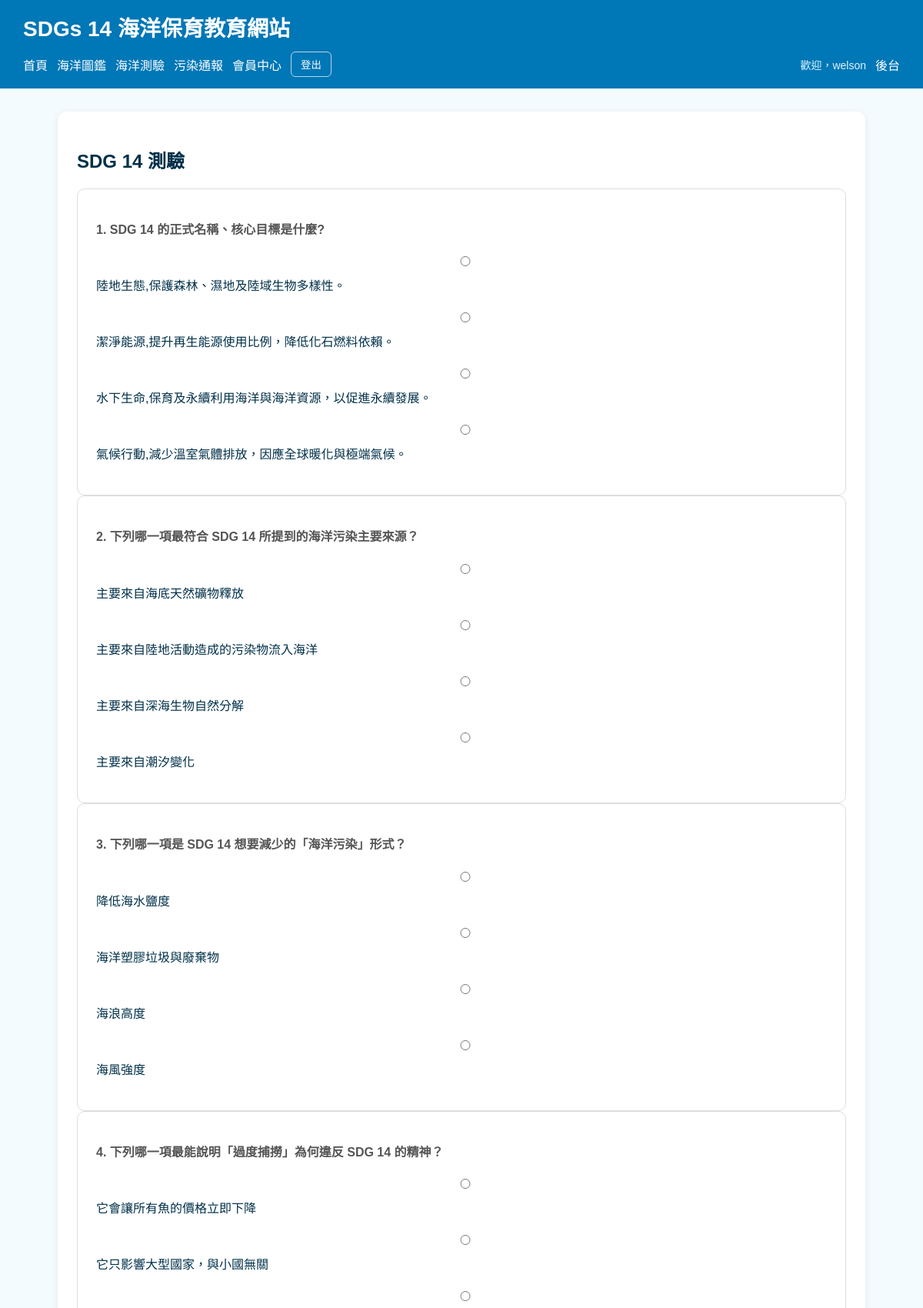
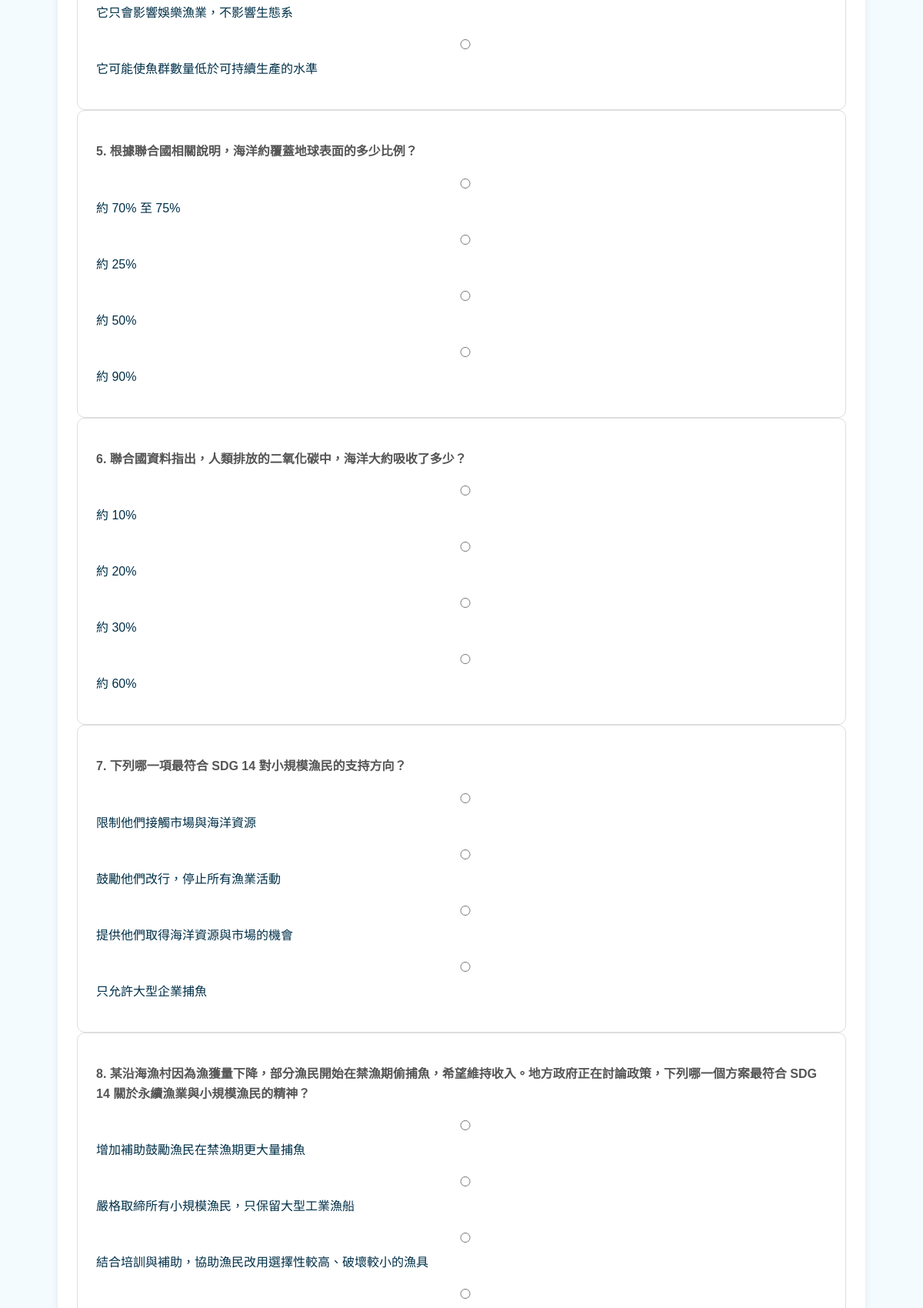
The page /quizzes/1/ (signed in, upper part) on the database its author committed (2 pictures, top to bottom).
### main/models.py (models this page shows, shortened)
class Quiz(models.Model):
    title = models.CharField(max_length=200)
    description = models.TextField(blank=True)

class Question(models.Model):
    quiz = models.ForeignKey(Quiz, on_delete=models.CASCADE, related_name='questions')
    question_text = models.CharField(max_length=255)
    option_a = models.CharField(max_length=200)
    option_b = models.CharField(max_length=200)
    option_c = models.CharField(max_length=200)
    option_d = models.CharField(max_length=200)
    correct_answer = models.CharField(
        max_length=1,
        choices=[
            ('A', 'A'),
            ('B', 'B'),
            ('C', 'C'),
            ('D', 'D'),
        ]
    )

### main/views.py (the view, shortened to what this page needs)
# urls.py: path('quizzes/<int:quiz_id>/', views.quiz_detail, name='quiz_detail'),
@login_required
def quiz_detail(request, quiz_id):
    quiz = get_object_or_404(Quiz, id=quiz_id)
    questions = quiz.questions.all()
    return render(request, 'quiz_detail.html', {
        'quiz': quiz,
        'questions': questions,
    })

### templates/quiz_detail.html (shortened to what this page needs)
{% extends 'base.html' %}
{% block content %}
<h2>{{ quiz.title }}</h2>
<form method="post">
    {% for question in questions %}
        <div class="card">
            <p><strong>{{ forloop.counter }}. {{ question.question_text }}</strong></p>
            <label><input type="radio" name="{{ question.id }}" value="A"> {{ question.option_a }}</label><br>
            <label><input type="radio" name="{{ question.id }}" value="B"> {{ question.option_b }}</label><br>
            <label><input type="radio" name="{{ question.id }}" value="C"> {{ question.option_c }}</label><br>
            <label><input type="radio" name="{{ question.id }}" value="D"> {{ question.option_d }}</label><br>
        </div>
    {% endfor %}
</form>
{% endblock %}

### templates/base.html (shortened to what this page needs)
<!DOCTYPE html>
<html lang="zh-Hant">
<head>
</head>
<body>
    <header>
        <h1>SDGs 14 海洋保育教育網站</h1>
        <nav>
            <a href="{% url 'home' %}">首頁</a>
            <a href="{% url 'article_list' %}">海洋圖鑑</a>
            <a href="{% url 'quiz_list' %}">海洋測驗</a>
            <a href="{% url 'report_pollution' %}">污染通報</a>
            {% if user.is_authenticated %}
                <a href="{% url 'profile' %}">會員中心</a>
                <form action="{% url 'logout' %}" method="post" class="logout-form">
                    <button type="submit">登出</button>
                </form>
                <span class="user-info">歡迎，{{ user.username }}</span>
            {% else %}
                <a href="{% url 'login' %}">登入</a>
                <a href="{% url 'register' %}">註冊</a>
            {% endif %}
            <a href="/admin/">後台</a>
        </nav>
    </header>
    <main>
        {% block content %}{% endblock %}
    </main>
</body>
</html>

### templates/base.html (style rules this page uses)
body { font-family: Arial, sans-serif; margin: 0; background: #f4fbff; color: #003049; }
header { background: #0077b6; color: white; padding: 15px 30px; }
header h1 { margin: 0 0 12px 0; font-size: 28px; }
nav { display: flex; flex-wrap: wrap; align-items: center; gap: 12px; }
nav a { color: white; text-decoration: none; margin-right: 0; }
.logout-form { display: inline; margin: 0; }
.logout-form button { background: transparent; color: white; border: 1px solid rgba(255, 255, 255, 0.7); padding: 6px 12px; border-radius: 6px; cursor: pointer; }
.user-info { color: #dff6ff; font-size: 14px; margin-left: auto; }
main { max-width: 1000px; margin: 30px auto; background: white; padding: 25px; border-radius: 12px; box-shadow: 0 2px 8px rgba(0, 0, 0, 0.08); }
.card { border: 1px solid #ddd; padding: 24px; border-radius: 10px; background-color: #fff; display: flex; flex-direction: column; justify-content: space-between; }
.card p { line-height: 1.6; color: #555; margin-bottom: 16px; }
button { background: #0077b6; color: white; border: none; padding: 8px 14px; border-radius: 6px; cursor: pointer; }
input, textarea, select { width: 100%; padding: 8px; margin-top: 6px; margin-bottom: 12px; box-sizing: border-box; border: 1px solid #bcd; border-radius: 6px; }

### rows shown on the page
Quiz: title "SDG 14 測驗"
Question: question_text "SDG 14 的正式名稱、核心目標是什麼?", option_a "陸地生態,保護森林、濕地及陸域生物多樣性。", option_b "潔淨能源,提升再生能源使用比例，降低化石燃料依賴。", option_c "水下生命,保育及永續利用海洋與海洋資源，以促進永續發展。", option_d "氣候行動,減少溫室氣體排放，因應全球暖化與極端氣候。"
Question: question_text "下列哪一項最符合 SDG 14 所提到的海洋污染主要來源？", option_a "主要來自海底天然礦物釋放", option_b "主要來自陸地活動造成的污染物流入海洋", option_c "主要來自深海生物自然分解", option_d "主要來自潮汐變化"
Question: question_text "下列哪一項是 SDG 14 想要減少的「海洋污染」形式？", option_a "降低海水鹽度", option_b "海洋塑膠垃圾與廢棄物", option_c "海浪高度", option_d "海風強度"
Question: question_text "下列哪一項最能說明「過度捕撈」為何違反 SDG 14 的精神？", option_a "它會讓所有魚的價格立即下降", option_b "它只影響大型國家，與小國無關", option_c "它只會影響娛樂漁業，不影響生態系", option_d "它可能使魚群數量低於可持續生產的水準"
Question: question_text "根據聯合國相關說明，海洋約覆蓋地球表面的多少比例？", option_a "約 70% 至 75%", option_b "約 25%", option_c "約 50%", option_d "約 90%"
Question: question_text "聯合國資料指出，人類排放的二氧化碳中，海洋大約吸收了多少？", option_a "約 10%", option_b "約 20%", option_c "約 30%", option_d "約 60%"
Question: question_text "下列哪一項最符合 SDG 14 對小規模漁民的支持方向？", option_a "限制他們接觸市場與海洋資源", option_b "鼓勵他們改行，停止所有漁業活動", option_c "提供他們取得海洋資源與市場的機會", option_d "只允許大型企業捕魚"
Question: question_text "某沿海漁村因為漁獲量下降，部分漁民開始在禁漁期偷捕魚，希望維持收入。地方政府正在討論政策，下列哪一個方案最符合 SDG 14 關於永續漁業與小規模漁民的精神？", option_a "增加補助鼓勵漁民在禁漁期更大量捕魚", option_b "嚴格取締所有小規模漁民，只保留大型工業漁船", option_c "結合培訓與補助，協助漁民改用選擇性較高、破壞較小的漁具"

### other values the page prints
{{ user.username }} "welson"
